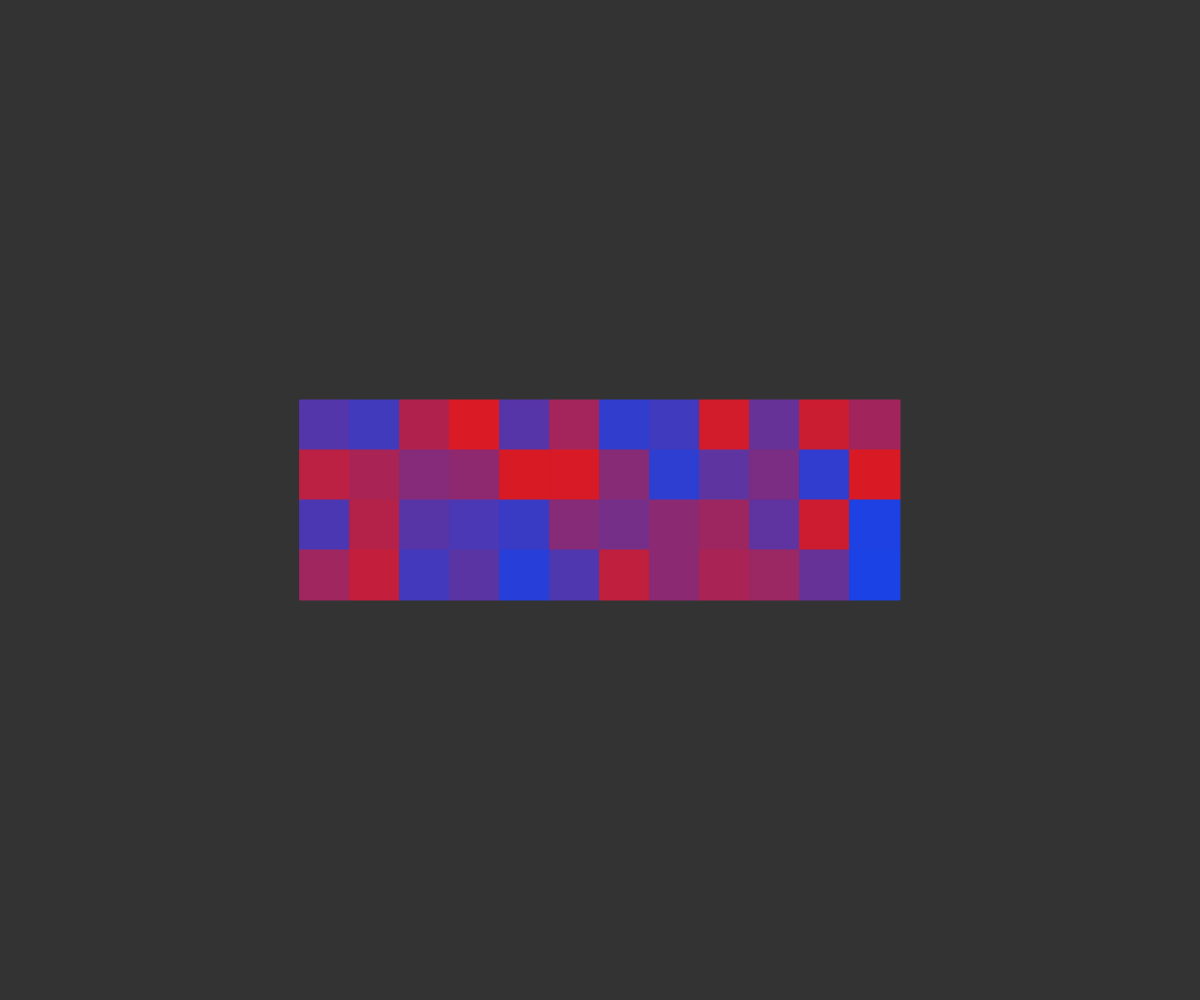
Frame 1 (no input)
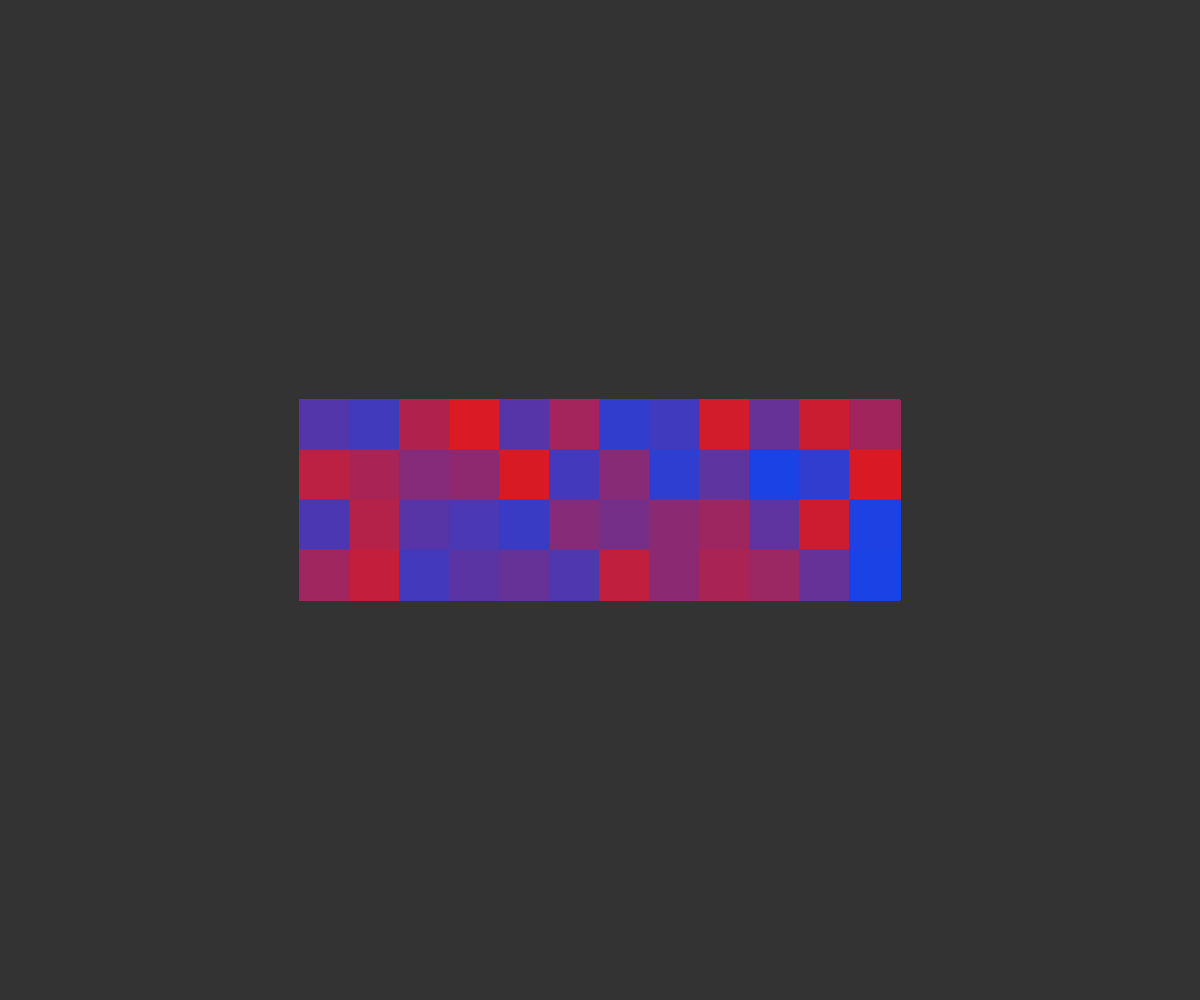
Frame 60 (no input)
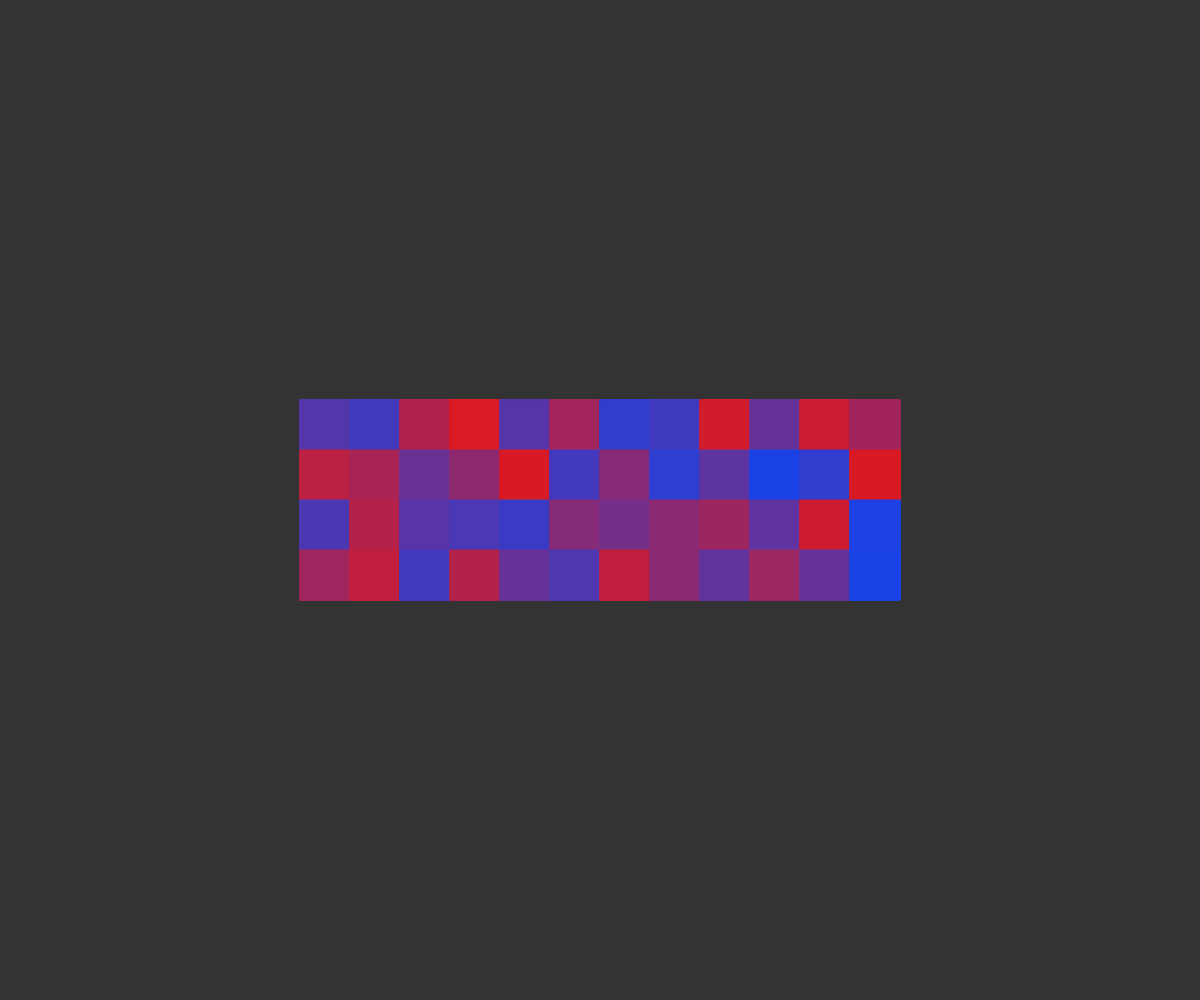
Frame 120 (the mouse pressed at the canvas centre since frame 60)

The p5.js sketch that drew these frames (run headless with seeded random() and noise() and a simulated clock; from frame 60 on, the mouse is pressed at the canvas centre):

// p5.js sketch
// ── sketch.js
// draw random chords of a circle
var scl = 50; //square side
var w; //grid width
var h; //grid height
var cols = 12;
var rows = 4;
var rate = 0.001; //maybe -- control square color change speed
var states;

function make2Darray(cols, rows) {
  var arr = new Array(cols);
  for (var i = 0;i < arr.length; i++) {
    arr[i] = new Array(rows);
  }
  return arr;
}

function State(x, y, w) {
  this.name;
  this.pos = createVector(x,y);
  this.w = w;
  this.color = random(0,1);

  this.show = function() {
    if (random(0,1) < rate) {
      this.color = random(0,1)
    }
    rd = color(230, 23, 23);
    bl = color(25, 66, 230);
    c = lerpColor(rd, bl, this.color);
    stroke(c);
    fill(c);
    rect(this.pos.x, this.pos.y, this.w, this.w);
  }
}

function setup() {

  createCanvas(windowWidth, windowHeight);
  w = .5 * width;
  h = .5 * height
  background(51);
  // stroke(0,0,0);

  // create the states
  states = make2Darray(cols, rows);
  console.log(states);
  for (var i = 0; i < cols; i++) {
    for (var j = 0; j < rows; j++) {
      states[i][j] = new State(i * scl, j * scl, scl);
    }
  }
  }


function draw() {
  push();
  translate(w - (cols / 2 * scl) , h - (rows / 2 * scl));
  for (var i = 0; i < cols; i++) {
    for (var j = 0; j < rows; j++) {
      states[i][j].show();
    }
  }
  pop();


}

function windowResized(){

  resizeCanvas(windowWidth, windowHeight);
  radius = 0.9*min(width, height)/2;
  background(255,255,255);

}

// ── style.css
html, body {
  margin: 0;
  padding: 0;
}

canvas {
	display: block;
}
